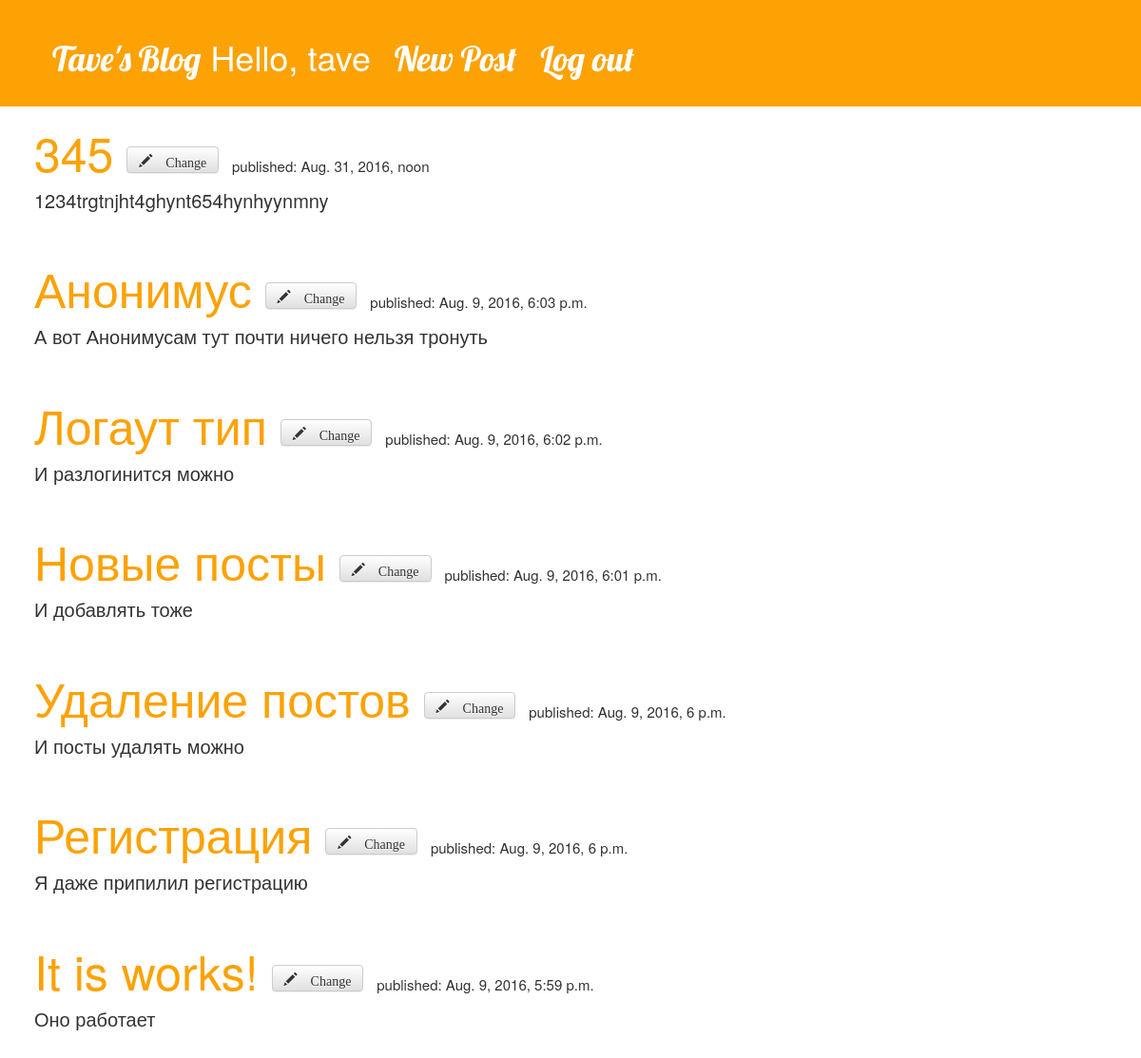
Page /blog/ (signed in) on the committed database.
### blog/models.py (models this page shows, shortened)
class Post(models.Model):
    author = models.ForeignKey('auth.User')
    title = models.CharField(max_length=200)
    text = models.TextField()
    created_date = models.DateTimeField(default=timezone.now)
    published_date = models.DateTimeField(blank=True, null=True)

### blog/views.py (the view)
def blog_page(request):
    posts = Post.objects.filter(published_date__lte=timezone.now()).order_by('-published_date')
    return render(request, 'blog/blog_page.html', {"posts": posts})

### blog/templates/blog/blog_page.html
{% extends 'blog/base.html' %}
{% block content %}
    {% for post in posts %}
        <h1 class="post_title">
            <a href="{% url 'post_detail' pk=post.pk %}">{{ post.title }}</a>
            <a class="btn btn-default" href="{% url 'post_edit' pk=post.pk %}">
                <span class="glyphicon glyphicon-pencil">
                    Change
                </span>
            </a>
            <span class="published">published: {{ post.published_date }}</span>
        </h1>
        <p class="text">{{ post.text }} </p>
        <br>
    {% endfor %}
{% endblock content %}

### blog/templates/blog/base.html (shortened to what this page needs)
{% load staticfiles %}
<html>
    <head>
        <link rel="stylesheet" href="//maxcdn.bootstrapcdn.com/bootstrap/3.2.0/css/bootstrap.min.css">
        <link rel="stylesheet" href="//maxcdn.bootstrapcdn.com/bootstrap/3.2.0/css/bootstrap-theme.min.css">
        <link rel="stylesheet" href="{% static 'css/blog.css' %}">
    </head>
    <body>
        <div class="blog_title">
            <h1>
                <a href="{% url 'blog_page' %}">Tave's Blog</a>
                {% if user.is_authenticated %}
                    Hello, {{ user }}
                    <a href="{% url 'post_new' %}" class="top-menu">New Post</a>
                    <a href="{% url 'logout' %}" class="top-menu">Log out</a>
                {% else %}
                    <a href="{% url 'register' %}" class="top-menu">Register</a>
                    <a href="{% url 'auth' %}" class="top-menu">Log in</a>
                {% endif %}
            </h1>
        </div>
        <div class="main_content">
            {% block content %}
            {% endblock %}
        </div>
    </body>
</html>

### blog/static/css/blog.css (style rules this page uses)
h1 a { color: #FCA205; }
.text { font-size: 20; }
.post_title { font-size: 50; }
.published { font-size: 15; }
.main_content { padding-left: 3%; }
.blog_title { background-color: #FCA205; color: #FFFFFF; padding: 20px 20px 20px 40px; }
.blog_title h1 a { color: #FFFFFF; font-family: 'Lobster'; padding-left: 15; }

### rows in the picture
Post: title "345", published_date "Aug. 31, 2016, noon", text "1234trgtnjht4ghynt654hynhyynmny"
Post: title "Анонимус", published_date "Aug. 9, 2016, 6:03 p.m.", text "А вот Анонимусам тут почти ничего нельзя тронуть"
Post: title "Логаут тип", published_date "Aug. 9, 2016, 6:02 p.m.", text "И разлогинится можно"
Post: title "Новые посты", published_date "Aug. 9, 2016, 6:01 p.m.", text "И добавлять тоже"
Post: title "Удаление постов", published_date "Aug. 9, 2016, 6 p.m.", text "И посты удалять можно"
Post: title "Регистрация", published_date "Aug. 9, 2016, 6 p.m.", text "Я даже припилил регистрацию"
Post: title "It is works!", published_date "Aug. 9, 2016, 5:59 p.m.", text "Оно работает"

### other values in the picture
{{ user }} "tave"
